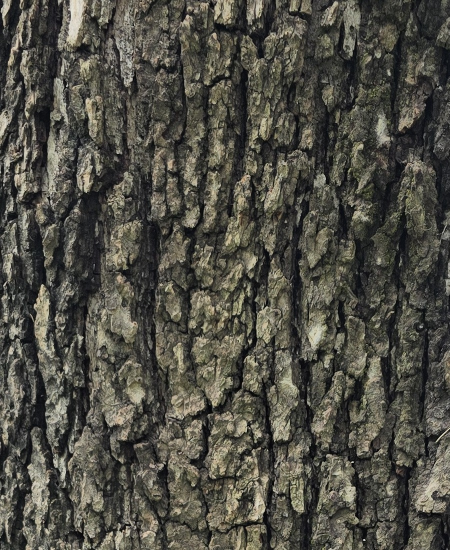
#> input picture assets/trees-canopy-20261004/photo/oak_bark_source.jpg, 900 x 1100 px (shown at 1/2 size); its folder holds 7 pictures in this run
$ python photo_textures.py
#> lines starting #> are read from the running program, lines starting #| are printed output that depends on the picture; after the words box and inside, x2 and y2 are one past the last pixel; in counts of white or black regions, pixels touching at a corner belong together
# Photo textures from Mitch's walk (2026-10-04): crops of his own photos become tileable game textures.
# Sources in photo/ are tight crops (no street, cars or people). Run with any Python that has Pillow + numpy:
#   python photo_textures.py            -> photo/*.jpg game textures, read by build_trees.py and the client
import os
import numpy as np
from PIL import Image, ImageFilter

HERE = os.path.dirname(os.path.abspath(__file__)); P = os.path.join(HERE, 'photo')

def load(name, size):
#> called with name = 'oak_bark_source.jpg', size = (1228, 1228)
    return np.asarray(Image.open(os.path.join(P, name)).convert('RGB').resize(size, Image.LANCZOS), np.float32) / 255

def flatten_light(a, radius):
    """Divide out the slow light falloff across a round trunk so the tile has even exposure, keep the mean colour."""
#> called with radius = 90
    img = Image.fromarray((a * 255).astype(np.uint8)); blur = np.asarray(img.filter(ImageFilter.GaussianBlur(radius)), np.float32) / 255
    lum = blur.mean(axis=2, keepdims=True); return np.clip(a / np.maximum(lum, .03) * lum.mean(), 0, 1)

def seamless(a, axis, n):
    """Wrap an image of n + margin pixels into an n-pixel tile: the margin past the far edge cross-fades over the near
    edge, so the tile continues straight into itself without a seam and without repeating any feature."""
#> called with axis = 1, n = 1024
    m = a.shape[axis] - n; t = np.clip(np.arange(m) / max(1, m - 1), 0, 1); t = t * t * (3 - 2 * t)
#> after `m = a.shape[axis] - n`: m = 204
#> after `t = np.clip(np.arange(m) / max(1, m - 1), 0, 1)`: t = 204 values from 0 to 1
    a = np.moveaxis(a, axis, 0); out = a[:n].copy(); far = a[n:n + m]
    w = t.reshape(-1, *([1] * (a.ndim - 1)))
#> w = 204 values from 0 to 1
    blend = far * (1 - w) + out[:m] * w
    k = 1 / np.sqrt(np.maximum(w ** 2 + (1 - w) ** 2, .5)); mean = out.mean(axis=(0, 1), keepdims=True)
#> after `mean = out.mean(axis=(0, 1), keepdims=True)`: mean = [[0.314, 0.308, 0.272]]
    out[:m] = np.clip(mean + (blend - mean) * k, 0, 1)  # keep contrast through the blend strip
    return np.moveaxis(out, 0, axis)
#> returned value: shape (1228, 1024, 3) float32

def tile(name, out, size, radius, tint=(1, 1, 1), gain=1.0):
    m = size[0] // 5; a = flatten_light(load(name, (size[0] + m, size[1] + m)), radius)
    a = seamless(seamless(a, 1, size[0]), 0, size[1])
    a = np.clip(a * np.array(tint, np.float32) * gain, 0, 1)
#> a: shape (1024, 1024, 3) float32
    img = Image.fromarray((a * 255 + .5).astype(np.uint8))
#> img: PIL image 1024x1024 RGB
    img.save(os.path.join(P, out + '.jpg'), quality=86, optimize=True)
    img.resize((size[0] // 2, size[1] // 2), Image.LANCZOS).save(os.path.join(P, out + '_half.jpg'), quality=84, optimize=True)
    print(out, size, os.path.getsize(os.path.join(P, out + '.jpg')) // 1024, 'KB')

def save_rgba(arr, out):
    """256-colour palette PNG with alpha: a third of the size of full RGBA, indistinguishable on foliage cutouts."""
    img = Image.fromarray((arr * 255 + .5).astype(np.uint8), 'RGBA').quantize(256, method=Image.Quantize.FASTOCTREE, dither=Image.Dither.NONE)
    img.save(os.path.join(P, out + '.png'), optimize=True)

def ivy(out='ivy', n=512):
    """Ivy from the fence photo: a seamless leaf mat whose alpha keeps the lit leaf faces and drops the dark gaps, so
    where the mesh fades out at a ragged edge it breaks along real leaf outlines."""
    m = n // 5; a = load('ivy_source.jpg', (n + m, n + m)); a = seamless(seamless(a, 1, n), 0, n)
#> call 2 of load, with name = 'ivy_source.jpg', size = (614, 614)
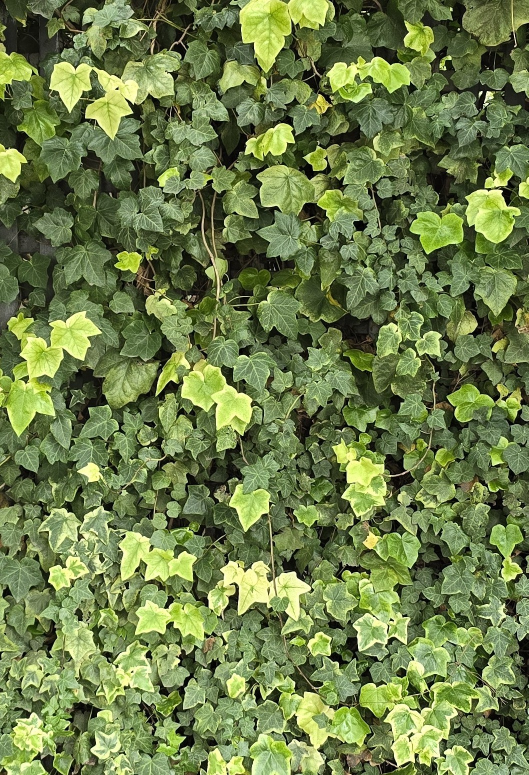
#> input picture assets/trees-canopy-20261004/photo/ivy_source.jpg, 1057 x 1550 px (shown at 1/2 size)
#> call 3 of seamless, with axis = 1, n = 512
#> in seamless (call 3), `blend = far * (1 - w) + out[:m] * w`:
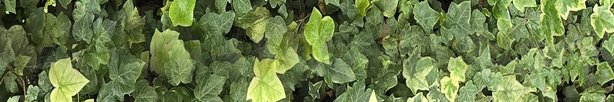
#> blend: shape (102, 614, 3) float64; mean of channels 0, 1, 2 0.421, 0.489, 0.288; drawn as R, G, B
#> in seamless (call 3), `mean = out.mean(axis=(0, 1), keepdims=True)`: mean = [[0.441, 0.507, 0.295]]
#> in seamless (call 3), `out[:m] = np.clip(mean + (blend - mean) * k, 0, 1)`:
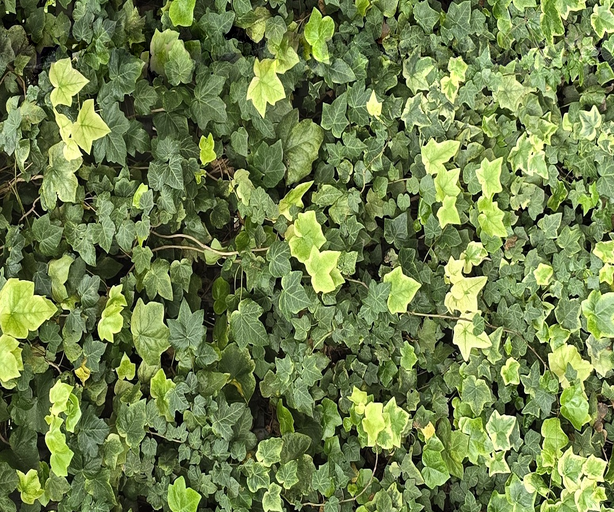
#> out: shape (512, 614, 3) float32; mean of channels 0, 1, 2 0.438, 0.504, 0.294; drawn as R, G, B
#> call 4 of seamless, with axis = 0, n = 512
#> in seamless (call 4), `blend = far * (1 - w) + out[:m] * w`:
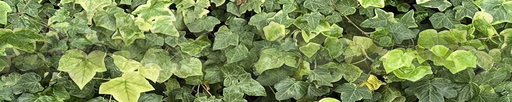
#> blend: shape (102, 512, 3) float64; mean of channels 0, 1, 2 0.478, 0.548, 0.325; drawn as R, G, B
#> in seamless (call 4), `mean = out.mean(axis=(0, 1), keepdims=True)`: mean = [[0.419, 0.484, 0.28]]
#> in seamless (call 4), `out[:m] = np.clip(mean + (blend - mean) * k, 0, 1)`:
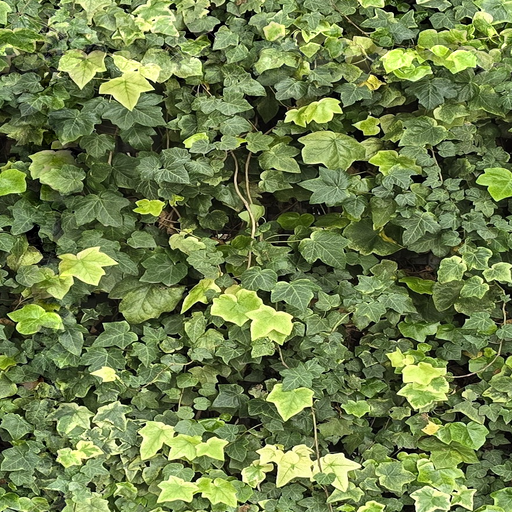
#> out: shape (512, 512, 3) float32; mean of channels 0, 1, 2 0.434, 0.501, 0.293; drawn as R, G, B
    img = Image.fromarray((a * 255).astype(np.uint8)); lum = a.mean(axis=2)
    local = np.asarray(img.convert('L').filter(ImageFilter.GaussianBlur(n / 40)), np.float32) / 255
    leaf = np.clip((lum - local * .82) / .12, 0, 1)                      # brighter than the shadowed gaps around it
    green = np.clip((a[..., 1] - a[..., 2]) / .08, 0, 1)                    # leaves are green/yellow, gaps and fence grey
    alpha = np.clip(leaf * .7 + green * .5, 0, 1) ** .8
    rgba = np.concatenate([a, alpha[..., None]], -1)
    save_rgba(rgba, out)
    print(out, os.path.getsize(os.path.join(P, out + '.png')) // 1024, 'KB')

def daisies(out='daisies', cell=128, cols=4, rows=2):
    """Lawn daisy heads cut out of the daisy photo: yellow centres are found, each head is masked by its white petals
    and packed into a cols x rows sprite sheet (RGBA, transparent background)."""
#> called with out = 'daisies', cell = 128, cols = 4, rows = 2
    src = np.asarray(Image.open(os.path.join(P, 'daisy_source.jpg')).convert('RGB'), np.float32) / 255
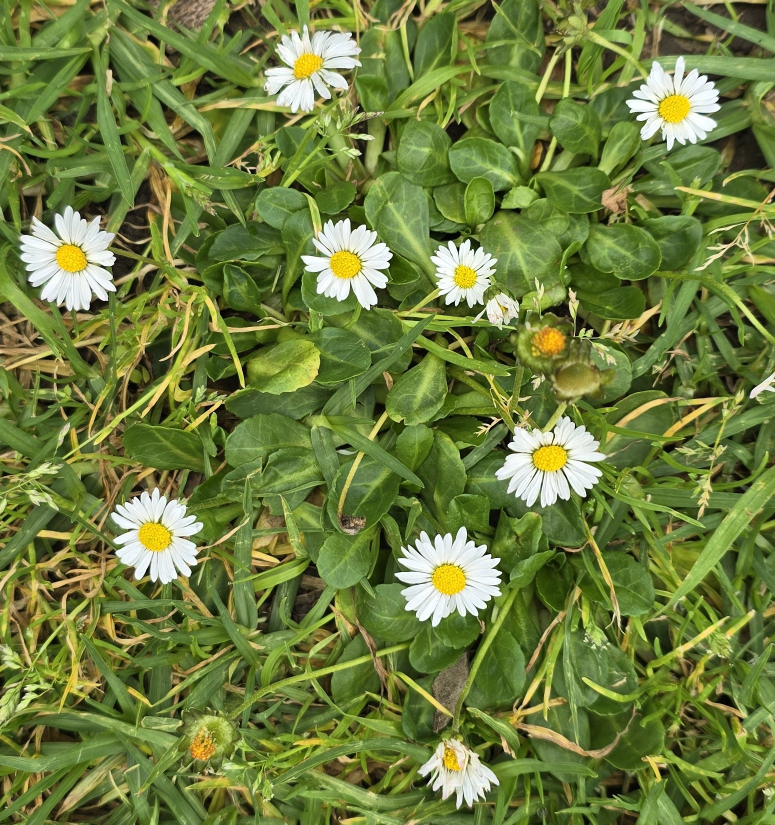
#> input picture assets/trees-canopy-20261004/photo/daisy_source.jpg, 1550 x 1650 px (shown at 1/2 size)
    r, g, b = src[..., 0], src[..., 1], src[..., 2]; mx, mn = src.max(2), src.min(2)
    yellow = (r > .7) & (g > .5) & (b < .35) & (r - b > .45)
#> yellow: shape (1650, 1550) bool; 1.3% white; 345 white regions (250 under 20 px), largest, box (x1, y1, x2, y2) and area: (864, 1128, 932, 1190) 3029, (1066, 891, 1135, 943) 2723, (277, 1044, 341, 1103) 2714
    white = (mn > .62) & (mx - mn < .22)
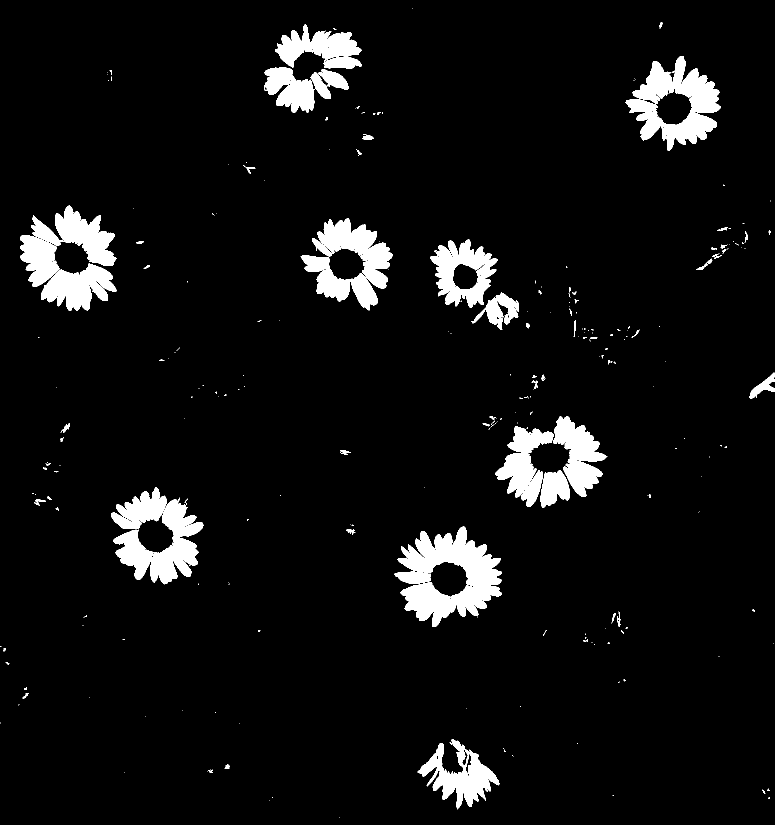
#> white: shape (1650, 1550) bool (shown at 1/2 size); 6.2% white; 262 white regions (188 under 20 px), largest, box (x1, y1, x2, y2) and area: (789, 1053, 1004, 1254) 22561, (1265, 112, 1442, 302) 15488, (40, 470, 233, 622) 13542
    # connected yellow blobs -> head centres (simple flood fill, the photo has a handful of heads)
    seen = np.zeros_like(yellow); heads = []; H, W = yellow.shape
#> after `H, W = yellow.shape`: H = 1650; W = 1550
    ys, xs = np.nonzero(yellow)
    for y0, x0 in zip(ys, xs):
        if seen[y0, x0]: continue
        stack = [(y0, x0)]; seen[y0, x0] = True; pts = []
        while stack:
            y, x = stack.pop(); pts.append((y, x))
            for dy, dx in ((1, 0), (-1, 0), (0, 1), (0, -1)):
                yy, xx = y + dy, x + dx
                if 0 <= yy < H and 0 <= xx < W and yellow[yy, xx] and not seen[yy, xx]: seen[yy, xx] = True; stack.append((yy, xx))
        if len(pts) < 300: continue
        p = np.array(pts); cy, cx = p.mean(0); rc = np.sqrt(len(pts) / np.pi)
        # petal radius: how far white extends around the centre
        yy, xx = np.mgrid[max(0, int(cy - rc * 5)):min(H, int(cy + rc * 5)), max(0, int(cx - rc * 5)):min(W, int(cx + rc * 5))]
        d = np.hypot(yy - cy, xx - cx); wmask = white[yy, xx]
        if wmask.sum() < len(pts): continue  # a closed bud: no white petals
        rp = np.percentile(d[wmask], 92)
        if rp < 2.4 * rc or (wmask & (d < rp)).sum() < 4 * len(pts): continue  # half-open bud or a stray yellow fleck
        heads.append((len(pts), cy, cx, rc, rp))
#> this loop made 34229 passes
#> (y0, x0) on passes 1 to 3: (0, 122), (0, 123), (0, 628)
#> after the loop, heads = 9 items
    heads.sort(reverse=True); heads = heads[:cols * rows]
#> after `heads = heads[:cols * rows]`: heads = 8 items
    heads += heads[:cols * rows - len(heads)]  # fill the sheet; repeats are mirrored below
    sheet = np.zeros((rows * cell, cols * cell, 4), np.float32)
    for k, (_, cy, cx, rc, rp) in enumerate(heads):
        R = rp * 1.08; box = (int(cx - R), int(cy - R), int(cx + R), int(cy + R))
        crop = Image.fromarray((src * 255).astype(np.uint8)).crop(box).resize((cell, cell), Image.LANCZOS)
        if k >= len(set(h[1] for h in heads[:k])) and any(h[1] == cy for h in heads[:k]): crop = crop.transpose(Image.FLIP_LEFT_RIGHT)
        c = np.asarray(crop, np.float32) / 255; cr, cg, cb = c[..., 0], c[..., 1], c[..., 2]; cmx, cmn = c.max(2), c.min(2)
        yy, xx = np.mgrid[0:cell, 0:cell]; d = np.hypot(yy - cell / 2 + .5, xx - cell / 2 + .5) / (cell / 2)
        petal = np.clip((cmn - .5) / .14, 0, 1) * np.clip((.3 - (cmx - cmn)) / .1, 0, 1)
        centre = np.clip((d * (R / rc) < 1.25) * 1.0, 0, 1)
        a = np.maximum(petal, centre) * np.clip((1.02 - d) / .06, 0, 1)
        a = np.asarray(Image.fromarray((a * 255).astype(np.uint8)).filter(ImageFilter.MaxFilter(3)).filter(ImageFilter.GaussianBlur(.8)), np.float32) / 255
        col = np.where(a[..., None] > .02, c, np.array([.92, .92, .86]))  # bleed petal white into the transparent margin
        y0, x0 = (k // cols) * cell, (k % cols) * cell
        sheet[y0:y0 + cell, x0:x0 + cell] = np.concatenate([col, a[..., None]], -1)
#> this loop made 8 passes
#> (cy, cx, rc, rp, R, box, y0, x0) on passes 1 to 8: (1158.7, 897.7, 30.99, 95.99, 103.7, (794, 1055, 1001, 1262), 0, 0), (916.2, 1099.8, 29.44, 96.21, 103.9, (995, 812, 1203, 1020), 0, 128), (1072.9, 308.3, 29.35, 87.99, 95.03, (213, 977, 403, 1167), 0, 256), (216.8, 1348.6, 28.57, 85.82, 92.68, (1255, 124, 1441, 309), 0, 384), (529, 689.6, 28.27, 85.29, 92.12, (597, 436, 781, 621), 128, 0), (516.5, 141.6, 28.24, 94.73, 102.3, (39, 414, 243, 618), 128, 128), (130.7, 613.5, 24.79, 91.57, 98.9, (514, 31, 712, 229), 128, 256), (553.7, 929.5, 21.28, 106, 114.4, (815, 439, 1043, 668), 128, 384)
    save_rgba(sheet, out)
    print(out, len(heads), 'heads', os.path.getsize(os.path.join(P, out + '.png')) // 1024, 'KB')
#| daisies 8 heads 47 KB

if __name__ == '__main__':
    tile('oak_bark_source.jpg', 'oak_bark', (1024, 1024), 90, gain=.94)  # rough grey-brown furrowed plates, moss flecks
    ivy(); daisies()
